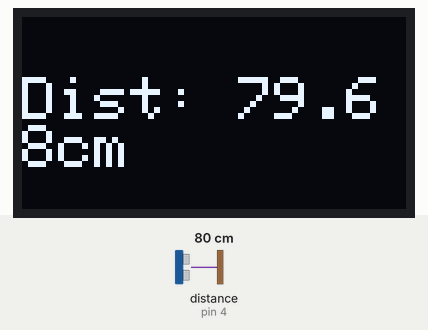
A sketch run on a simulated Arduino Uno, built with avr-gcc and run on an emulated ATmega328P. Parts: 128×64 one-colour display. Wiring (inferred from the names in the program): ultrasonic range finder: trigger pin 3; echo pin 4. The inputs (shaded band) are chosen by the test bench; at power-on: distance to the obstacle (sensor on pin 4) 80 cm. The echo pulse lasts 58.3 µs per cm; what the sketch prints to the serial monitor is not drawn.

Above: at 1.3 s.
1.4 s: distance to the obstacle (sensor on pin 4) set to 2 cm
At 2.0 s:
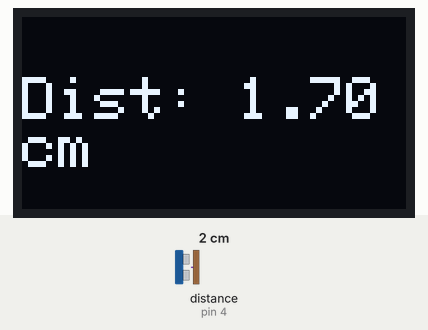
4.5 s: distance to the obstacle (sensor on pin 4) set to 4 cm
At 6.0 s:
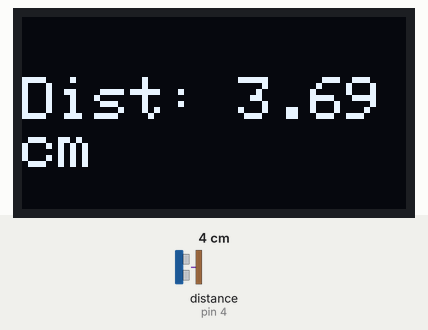
6.3 s: distance to the obstacle (sensor on pin 4) set to 9 cm
At 6.8 s:
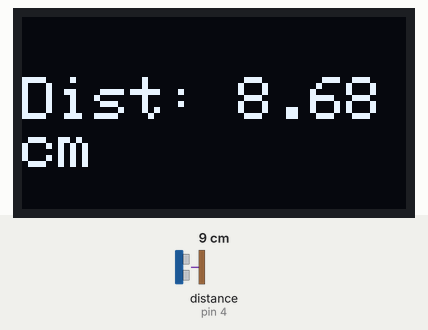
Timing chart, 0 to 9.3 s (numbered marks = the images above; inputs shaded):
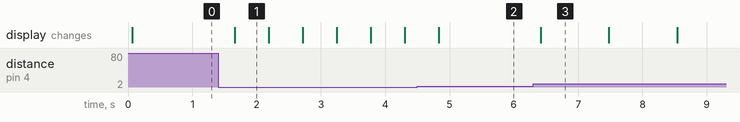

The sketch:

21_Ultrasonic_Oled_UNO.ino
```cpp
#include <Wire.h>
#include <Adafruit_GFX.h>
#include <Adafruit_SSD1306.h>

// OLED settings
#define SCREEN_WIDTH 128
#define SCREEN_HEIGHT 64
#define OLED_RESET    -1
Adafruit_SSD1306 display(SCREEN_WIDTH, SCREEN_HEIGHT, &Wire, OLED_RESET);

// Ultrasonic sensor pins
#define TRIGPIN 3
#define ECHOPIN 4

void setup() {
  Serial.begin(9600);

  pinMode(TRIGPIN, OUTPUT);
  pinMode(ECHOPIN, INPUT);

  if(!display.begin(SSD1306_SWITCHCAPVCC, 0x3C)) {
    Serial.println(F("SSD1306 allocation failed"));
    for(;;);
  }
  display.clearDisplay();
}

void loop() {
  // --- Ultrasonic measurement ---
  long duration;
  float distance;

  digitalWrite(TRIGPIN, LOW);
  delayMicroseconds(2);
  digitalWrite(TRIGPIN, HIGH);
  delayMicroseconds(10);
  digitalWrite(TRIGPIN, LOW);

  duration = pulseIn(ECHOPIN, HIGH);
  distance = (duration * 0.0343) / 2; // Distance in cm

  Serial.print("Distance: ");
  Serial.print(distance);
  Serial.println(" cm");

  // --- OLED display ---
  display.clearDisplay();
  display.setTextSize(2);
  display.setTextColor(SSD1306_WHITE);
  display.setCursor(0, 20);
  display.print("Dist: ");
  display.print(distance);
  display.print("cm");

  display.display();

  delay(500); // Update every 0.5 second
}
```

Measured:
- after the input at 1.4 s, the display: changes after 0.26 s (image 1)
- after the input at 4.5 s, the display: changes after 0.33 s (image 2)
- after the input at 6.3 s, the display: changes after 0.12 s (image 3)
- what the display in image 1 shows lasts 0.5 s, from 1.7 s to 2.2 s
- what the display in image 3 shows lasts 1.1 s, from 6.4 s to 7.5 s
